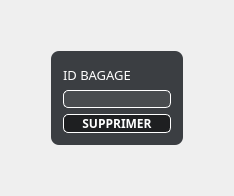
            <widget class="QWidget" name="supprimer_3">
             <property name="styleSheet">
              <string notr="true">#supprimer{
border-image:url(&quot;://sources/gettyimages-585058942.jpg&quot;);
background:#2b3947;
border:0;
}</string>
             </property>
             <attribute name="title">
              <string>Supprimer</string>
             </attribute>
             <layout class="QGridLayout" name="gridLayout_34">
              <item row="1" column="1">
               <widget class="QGroupBox" name="groupBox_12">
                <property name="styleSheet">
                 <string notr="true">QGroupBox{
background-color:rgba(14,17,22,80%);
color:white;
border:0;
border-radius:8px;
}</string>
                </property>
                <property name="title">
                 <string/>
                </property>
                <layout class="QGridLayout" name="gridLayout_35">
                 <item row="1" column="0">
                  <widget class="QLineEdit" name="lineEdit_19">
                   <property name="styleSheet">
                    <string notr="true">QLineEdit{
background-color:rgba(255,255,255,7%);
border:1 solid white;
border-radius:5px;
color:white;
}</string>
                   </property>
                  </widget>
                 </item>
                 <item row="2" column="0">
                  <widget class="QPushButton" name="pushButton_19">
                   <property name="font">
                    <font>
                     <family>Cairo</family>
                     <weight>75</weight>
                     <bold>true</bold>
                    </font>
                   </property>
                   <property name="styleSheet">
                    <string notr="true">QPushButton{
background-color:rgba(0,0,0,50%);
color:white;
border:1 solid white;
border-radius: 5px;
}
QPushButton:hover{
background-color:rgba(255,0,0,50%);
color:black;
}</string>
                   </property>
                   <property name="text">
                    <string>SUPPRIMER</string>
                   </property>
                  </widget>
                 </item>
                 <item row="0" column="0">
                  <widget class="QLabel" name="label_32">
                   <property name="font">
                    <font>
                     <family>Cairo</family>
                     <pointsize>10</pointsize>
                     <weight>50</weight>
                     <bold>false</bold>
                    </font>
                   </property>
                   <property name="styleSheet">
                    <string notr="true">QLabel{
color:white;
}</string>
                   </property>
                   <property name="text">
                    <string>ID BAGAGE</string>
                   </property>
                  </widget>
                 </item>
                </layout>
               </widget>
              </item>
              <item row="0" column="1">
               <spacer name="verticalSpacer_30">
                <property name="orientation">
                 <enum>Qt::Vertical</enum>
                </property>
                <property name="sizeHint" stdset="0">
                 <size>
                  <width>20</width>
                  <height>40</height>
                 </size>
                </property>
               </spacer>
              </item>
              <item row="1" column="2">
               <spacer name="horizontalSpacer_30">
                <property name="orientation">
                 <enum>Qt::Horizontal</enum>
                </property>
                <property name="sizeHint" stdset="0">
                 <size>
                  <width>40</width>
                  <height>20</height>
                 </size>
                </property>
               </spacer>
              </item>
              <item row="1" column="0">
               <spacer name="horizontalSpacer_31">
                <property name="orientation">
                 <enum>Qt::Horizontal</enum>
                </property>
                <property name="sizeHint" stdset="0">
                 <size>
                  <width>40</width>
                  <height>20</height>
                 </size>
                </property>
               </spacer>
              </item>
              <item row="2" column="1">
               <spacer name="verticalSpacer_31">
                <property name="orientation">
                 <enum>Qt::Vertical</enum>
                </property>
                <property name="sizeHint" stdset="0">
                 <size>
                  <width>20</width>
                  <height>40</height>
                 </size>
                </property>
               </spacer>
              </item>
             </layout>
            </widget>
